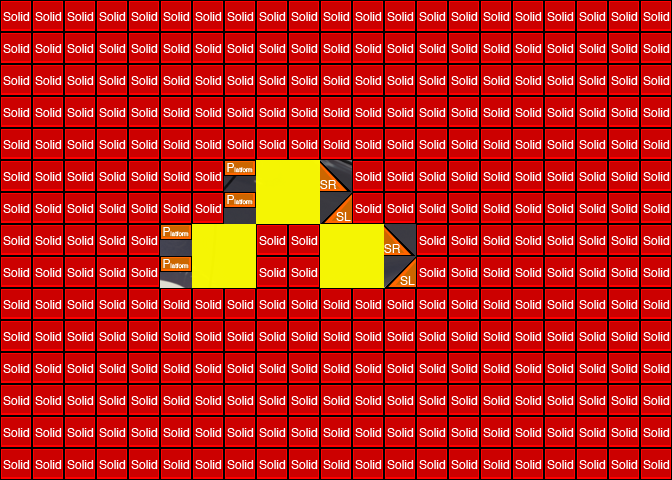

Rendered tile map (Tiled .tmx) drawn with the repository's tilesets; below, a short description and the map source with its tile grids summarised:
An orthogonal 21x15 tile map with 32x32 px tiles, 3 tile layers (exterior, interior, collision), 3 tilesets.

<map version="1.0" orientation="orthogonal" width="21" height="15" tilewidth="32" tileheight="32">
 <tileset firstgid="1" name="colTile" tilewidth="32" tileheight="32">
  <image source="../img/render/metatiles32x32.png" width="160" height="32" />
  <tile id="0">
   <properties>
    <property name="type" value="solid" />
   </properties>
  </tile>
  <tile id="1">
   <properties>
    <property name="type" value="platform" />
   </properties>
  </tile>
  <tile id="2">
   <properties>
    <property name="type" value="lslope" />
   </properties>
  </tile>
  <tile id="3">
   <properties>
    <property name="type" value="rslope" />
   </properties>
  </tile>
 </tileset>
 <tileset firstgid="6" name="outline" tilewidth="32" tileheight="32">
  <image source="../img/render/outline.png" width="192" height="256" />
 </tileset>
 <tileset firstgid="54" name="ship" tilewidth="672" tileheight="480">
  <image source="../img/render/ships/liquid/liquid_drone_img.png" width="672" height="480" />
 </tileset>
 <layer name="exterior" width="21" height="15">
  <data>[315 cells, 81 non-empty, 2 distinct tile ids]</data>
 </layer>
 <layer name="interior" width="21" height="15" opacity="0.95">
  <data>[315 cells, 12 non-empty, 1 distinct tile ids]</data>
 </layer>
 <layer name="collision" width="21" height="15">
  <data>[315 cells, 303 non-empty, 4 distinct tile ids]</data>
 </layer>
</map>
